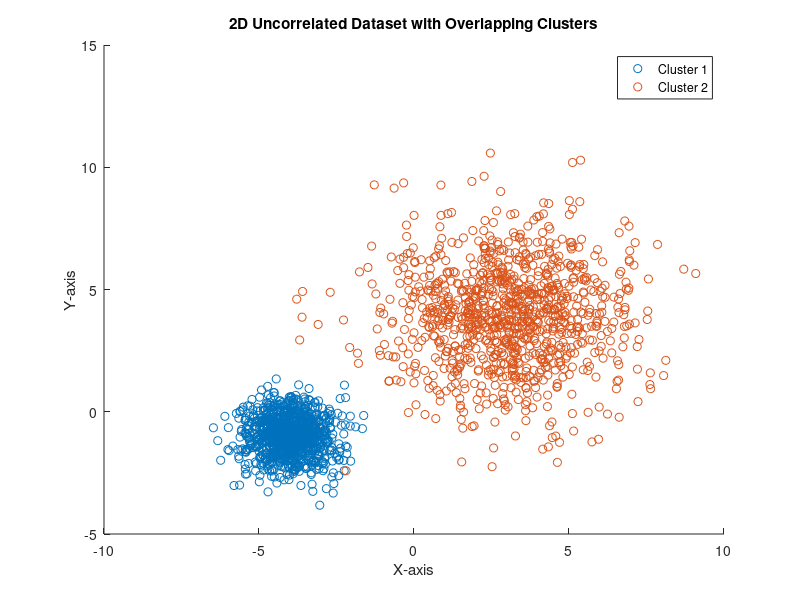
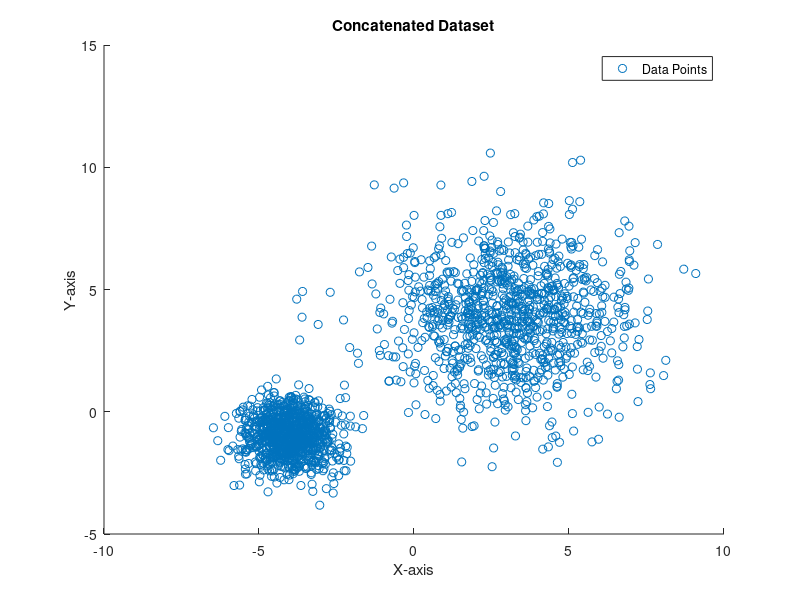
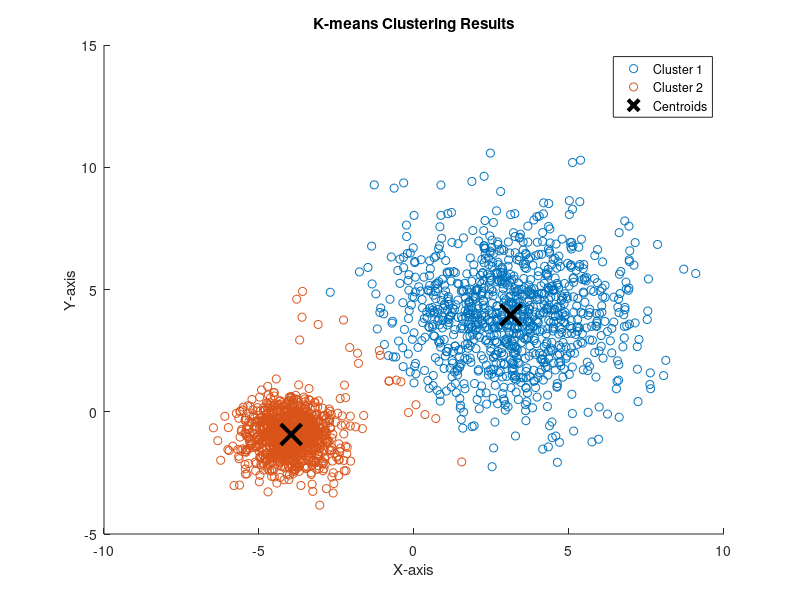

These figures' MATLAB source, in order:
% Filename: combined_kmeans_clustering.m

% Initialize random number generator for reproducibility
rng(0);

% Step 1: Generate Dataset
% Cluster 1
mean1 = [-4, -1];
std_dev1 = 0.75;
cluster1 = std_dev1 * randn(1000, 2) + mean1;

% Cluster 2
mean2 = [3, 4];
std_dev2 = 2.0;
cluster2 = std_dev2 * randn(1000, 2) + mean2;

% Plot the clusters with distinct colors
figure;
scatter(cluster1(:,1), cluster1(:,2), 'r.');
hold on;
scatter(cluster2(:,1), cluster2(:,2), 'b.');
title('2D Uncorrelated Dataset with Overlapping Clusters');
xlabel('X-axis');
ylabel('Y-axis');
legend('Cluster 1', 'Cluster 2');
hold off;

% Step 2: Concatenate the datasets
TrainData = [cluster1; cluster2];

% Plot the concatenated dataset in a single color
figure;
scatter(TrainData(:,1), TrainData(:,2), 'k.');
title('Concatenated Dataset');
xlabel('X-axis');
ylabel('Y-axis');
legend('Data Points');

% Step 3: Implement K-means Clustering
% Parameters
k = 2; % Number of clusters
max_iters = 100; % Maximum number of iterations

% K-means function
function [centroids, idx] = kmeans_from_scratch(data, k, max_iters)
    % Number of data points
    n = size(data, 1);
    
    % Randomly initialize the centroids by selecting k random points from the data
    rng(0); % For reproducibility
    centroids = data(randperm(n, k), :);
    
    % Initialize variables
    idx = zeros(n, 1);
    prev_centroids = centroids;
    
    % Iterate for a fixed number of iterations
    for iter = 1:max_iters
        % Step 1: Assign clusters
        for i = 1:n
            distances = sum((data(i, :) - centroids) .^ 2, 2);
            [~, idx(i)] = min(distances);
        end
        
        % Step 2: Update centroids
        for j = 1:k
            if any(idx == j)
                centroids(j, :) = mean(data(idx == j, :), 1);
            end
        end
        
        % Check for convergence (if centroids do not change)
        if isequal(prev_centroids, centroids)
            break;
        end
        prev_centroids = centroids;
    end
end

% Run K-means
[centroids, idx] = kmeans_from_scratch(TrainData, k, max_iters);

% Plot the K-means results
figure;
gscatter(TrainData(:,1), TrainData(:,2), idx);
hold on;
plot(centroids(:,1), centroids(:,2), 'kx', 'MarkerSize', 15, 'LineWidth', 3);
title('K-means Clustering Results');
xlabel('X-axis');
ylabel('Y-axis');
legend('Cluster 1', 'Cluster 2', 'Centroids');
hold off; 